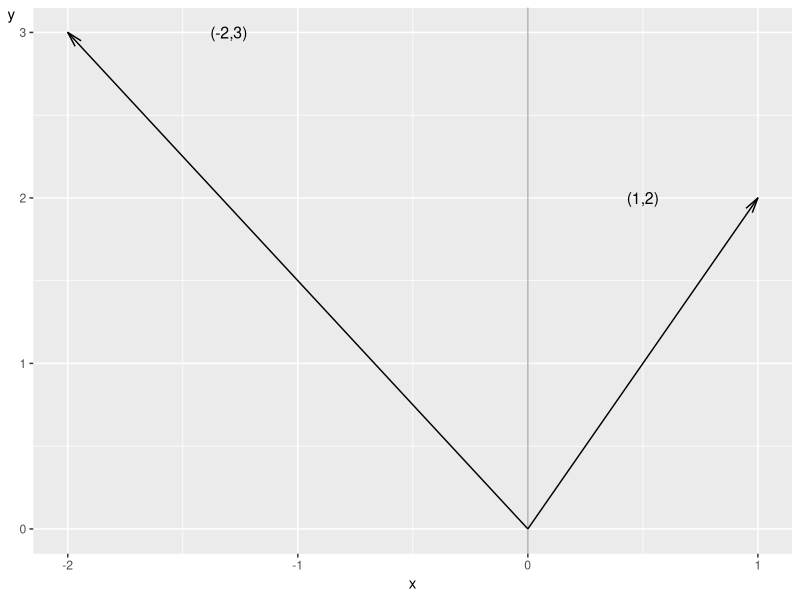

This chart was generated by the following R code: (Note: this script raises an error after producing the figure.)
## ---- chunk 1
knitr::opts_chunk$set(echo = FALSE, warning = FALSE, message = FALSE, fig.align = "left")
## ---- chunk 2
library("tidyverse")
g_vectors <- ggplot() +
  geom_segment(aes(x=0, y=0, xend=1, yend=2), arrow=arrow(14, length=unit(4, "mm"))) +
  geom_segment(aes(x=0, y=0, xend=-2, yend=3), arrow=arrow(15, length=unit(4, "mm"))) +
  annotate('text', x=-1.3, y=3, label="(-2,3)", size=4) +
  annotate('text', x=.5, y=2, label="(1,2)", size=4) +
  geom_vline(xintercept=0, alpha=.3) +
  theme(axis.title.y=element_text(angle=0), text=element_text(size=11))
g_vectors
## ---- chunk 3
knitr::include_graphics("figures/g_io_net.png")
## ---- chunk 4
library("igraph")
library("ggraph")
social_nw14 <- tibble(
  source=rep(c("Maria","Nushi","Mohammed","Jose"), 4),
  target=c(rep("Maria",4),rep("Nushi",4), rep("Mohammed",4),rep("Jose",4)),
  values=c(0,2,3,1,
           5,0,1,7,
           1,2,0,0,
           3,6,1,0)
) %>%
  group_by(target) %>%
  mutate(sums=sum(values, na.rm=TRUE))
g_social_nw <- social_nw14 %>%
  filter(values>0) %>%
  graph_from_data_frame(directed=TRUE) %>%
  ggraph() +
  geom_edge_arc(aes(width=sums),
                start_cap=ggraph::circle(10, 'mm'),
                end_cap=ggraph::circle(10, 'mm'),
                arrow=arrow(angle=35,
                            length=unit(0.08, "inches"),
                            type='open'), alpha=.8) +
  geom_node_label(aes(label=name), size=4) +
  scale_edge_width(range=c(0,1.5)) +
  theme(legend.position='none', text=element_text(size=11)) +
  labs(caption="Arrows illustrate sent messages\nLine width show number of messages.")
g_social_nw
